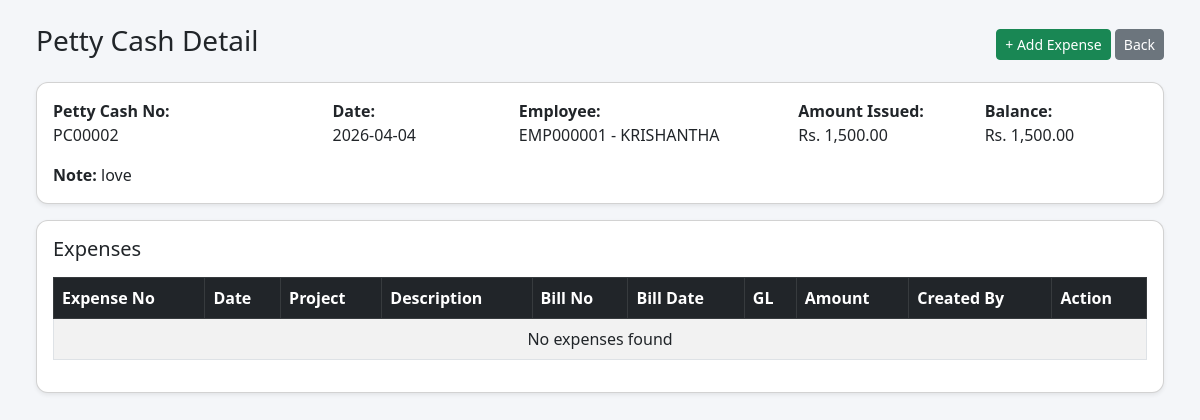
The page /petty-cash/4/ (signed in) on the database as committed earlier.
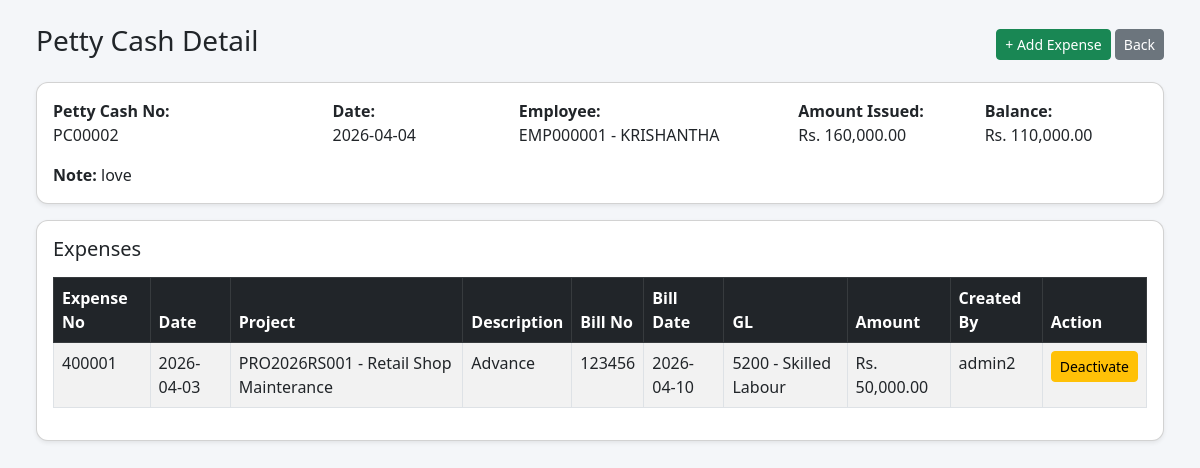
The same page on the database as committed later.
### pos/models.py (models this page shows, shortened)
class ProjectPettyCash(models.Model):
    user = models.ForeignKey(User, on_delete=models.CASCADE, related_name="petty_cash_received")
    employee = models.ForeignKey(
        "Employee",
        on_delete=models.SET_NULL,
        null=True,
        blank=True,
        related_name="petty_cashes"
    )
    petty_cash_no = models.CharField(max_length=50, unique=True)
    issue_date = models.DateField(default=timezone.now)
    amount_issued = models.DecimalField(max_digits=12, decimal_places=2, default=0)
    note = models.TextField(blank=True, null=True)
    created_by = models.ForeignKey(User, on_delete=models.SET_NULL, null=True, related_name="petty_cash_created")
    created_at = models.DateTimeField(auto_now_add=True)
    is_active = models.BooleanField(default=True)
    inactive_at = models.DateTimeField(null=True, blank=True)
    inactive_by = models.ForeignKey(
        User,
        on_delete=models.SET_NULL,
        null=True,
        blank=True,
        related_name="inactive_petty_cash_records"
    )
    inactive_reason = models.TextField(blank=True, null=True)
    updated_at = models.DateTimeField(auto_now=True)
    class Meta:
        ordering = ["-issue_date", "-id"]
    @property
    def total_spent(self):
        total = self.expenses.filter(is_active=True).aggregate(total=models.Sum("amount"))["total"]
        return Decimal(total or 0)
    @property
    def balance(self):
        return Decimal(self.amount_issued or 0) - Decimal(self.total_spent or 0)

class Employee(models.Model):
    user = models.OneToOneField(
        User,
        on_delete=models.SET_NULL,
        null=True,
        blank=True,
        related_name="employee_profile"
    )
    emp_no = models.CharField(max_length=20, unique=True, blank=True, null=True)
    full_name = models.CharField(max_length=150)
    designation = models.CharField(max_length=100, blank=True, null=True)
    address = models.TextField(blank=True, null=True)
    tel = models.CharField(max_length=20, blank=True, null=True)
    petty_cash_limit = models.DecimalField(max_digits=12, decimal_places=2, default=0)
    is_active = models.BooleanField(default=True)
    created_at = models.DateTimeField(auto_now_add=True)
    class Meta:
        ordering = ["emp_no"]

class ProjectPettyCashExpense(models.Model):
    expense_no = models.CharField(max_length=20, unique=True, blank=True, null=True)
    petty_cash = models.ForeignKey(ProjectPettyCash, on_delete=models.CASCADE, related_name="expenses")
    project = models.ForeignKey(Project, on_delete=models.CASCADE, related_name="petty_cash_expenses")
    expense_date = models.DateField(default=timezone.now)
    description = models.CharField(max_length=255)
    gl_account = models.ForeignKey(GLMaster, on_delete=models.SET_NULL, null=True, blank=True)
    bill_no = models.CharField(max_length=100, blank=True, null=True)
    bill_date = models.DateField(blank=True, null=True)
    amount = models.DecimalField(max_digits=12, decimal_places=2, default=0)
    note = models.TextField(blank=True, null=True)
    created_by = models.ForeignKey(User, on_delete=models.SET_NULL, null=True)
    created_at = models.DateTimeField(auto_now_add=True)
    is_active = models.BooleanField(default=True)
    inactive_at = models.DateTimeField(null=True, blank=True)
    inactive_by = models.ForeignKey(
        User,
        on_delete=models.SET_NULL,
        null=True,
        blank=True,
        related_name="inactive_petty_cash_expenses"
    )
    inactive_reason = models.TextField(blank=True, null=True)
    updated_at = models.DateTimeField(auto_now=True)
    class Meta:
        ordering = ["-expense_date", "-id"]

class Project(models.Model):
    PROJECT_TYPE_CHOICES = [
        ("BL", "Building"),
        ("SW", "Swimming Pool"),
        ("RS", "Retail Shop"),
    ]
    project_id = models.CharField(max_length=50, unique=True)
    project_name = models.CharField(max_length=200)
    project_type = models.CharField(max_length=10, choices=PROJECT_TYPE_CHOICES)
    client_name = models.CharField(max_length=200)
    location = models.CharField(max_length=200, blank=True, null=True)
    estimated_value = models.DecimalField(max_digits=12, decimal_places=2, default=0)
    status = models.CharField(max_length=20, default="active")
    created_by = models.ForeignKey(User, on_delete=models.SET_NULL, null=True)
    created_at = models.DateTimeField(auto_now_add=True)
    is_active = models.BooleanField(default=True)
    updated_at = models.DateTimeField(auto_now=True)
    updated_by = models.ForeignKey(
        User,
        on_delete=models.SET_NULL,
        null=True,
        blank=True,
        related_name="updated_projects"
    )
    class Meta:
        ordering = ["-created_at"]

class GLMaster(models.Model):
    GL_TYPE_CHOICES = [
        ("asset", "Asset"),
        ("liability", "Liability"),
        ("equity", "Equity"),
        ("income", "Income"),
        ("expense", "Expense"),
    ]
    gl_code = models.CharField(max_length=50, unique=True)
    gl_name = models.CharField(max_length=200)
    gl_type = models.CharField(max_length=20, choices=GL_TYPE_CHOICES)
    parent_group = models.CharField(max_length=100, blank=True, null=True)
    description = models.TextField(blank=True, null=True)
    is_active = models.BooleanField(default=True)
    class Meta:
        ordering = ["gl_code"]
    def __str__(self):
        return f"{self.gl_code} - {self.gl_name}"

### pos/views.py (the view)
# urls.py: path('petty-cash/<int:petty_cash_id>/', views.petty_cash_detail, name='petty_cash_detail'),
@user_passes_test(can_use_project)
def petty_cash_detail(request, petty_cash_id):
    petty_cash = get_object_or_404(
        ProjectPettyCash.objects.select_related("employee", "user", "created_by"),
        id=petty_cash_id,
        is_active=True
    )
    expenses = petty_cash.expenses.filter(is_active=True).select_related(
        "project", "gl_account", "created_by"
    ).order_by("-expense_date", "-id")
    return render(request, "pos/petty_cash_detail.html", {
        "petty_cash": petty_cash,
        "expenses": expenses,
        "is_owner": is_owner(request.user),
    })

### pos/templatetags/currency_filters.py (called while the page is built)
@register.filter
def money(value):
    try:
        if value in (None, ""):
            value = Decimal("0")
        value = Decimal(str(value))
        return f"{value:,.2f}"
    except (InvalidOperation, ValueError, TypeError):
        return "0.00"

### pos/views.py (called while the page is built)
def is_owner(user):
    return user.is_superuser or user.groups.filter(name__iexact="Owner").exists()

def can_use_project(user):
    return is_owner(user) or is_manager(user) or is_clerk(user) or is_cashier(user)

### pos/templates/pos/petty_cash_detail.html (shortened to what this page needs)
{% load currency_filters %}
<!DOCTYPE html>
<html>
<head>
    <link href="https://cdn.jsdelivr.net/npm/bootstrap@5.3.0/dist/css/bootstrap.min.css" rel="stylesheet">
</head>
<body class="p-4">
<div class="container-fluid">
    <div class="d-flex justify-content-between align-items-center mb-3">
        <h3>Petty Cash Detail</h3>
        <div>
            <a href="{% url 'add_petty_cash_expense' petty_cash.id %}" class="btn btn-success btn-sm">+ Add Expense</a>
            <a href="{% url 'petty_cash_list' %}" class="btn btn-secondary btn-sm">Back</a>
        </div>
    </div>
    <div class="card shadow-sm p-3 mb-3">
        <div class="row">
            <div class="col-md-3">
                <strong>Petty Cash No:</strong><br>
                {{ petty_cash.petty_cash_no }}
            </div>
            <div class="col-md-2">
                <strong>Date:</strong><br>
                {{ petty_cash.issue_date|date:"Y-m-d" }}
            </div>
            <div class="col-md-3">
                <strong>Employee:</strong><br>
                {% if petty_cash.employee %}
                    {{ petty_cash.employee.emp_no }} - {{ petty_cash.employee.full_name }}
                {% else %}
                    -
                {% endif %}
            </div>
            <div class="col-md-2">
                <strong>Amount Issued:</strong><br>
                Rs. {{ petty_cash.amount_issued|money }}
            </div>
            <div class="col-md-2">
                <strong>Balance:</strong><br>
                Rs. {{ petty_cash.balance|money }}
            </div>
        </div>
        <div class="mt-3">
            <strong>Note:</strong> {{ petty_cash.note|default:"-" }}
        </div>
    </div>
    <div class="card shadow-sm p-3">
        <h5 class="mb-3">Expenses</h5>
        <div class="table-responsive">
            <table class="table table-bordered table-striped bg-white">
                <thead class="table-dark">
                    <tr>
                        <th>Expense No</th>
                        <th>Date</th>
                        <th>Project</th>
                        <th>Description</th>
                        <th>Bill No</th>
                        <th>Bill Date</th>
                        <th>GL</th>
                        <th>Amount</th>
                        <th>Created By</th>
                        {% if is_owner %}
                        <th>Action</th>
                        {% endif %}
                    </tr>
                </thead>
                <tbody>
                    {% for e in expenses %}
                    <tr>
                        <td>{{ e.expense_no }}</td>
                        <td>{{ e.expense_date|date:"Y-m-d" }}</td>
                        <td>{{ e.project.project_id }} - {{ e.project.project_name }}</td>
                        <td>{{ e.description }}</td>
                        <td>{{ e.bill_no|default:"-" }}</td>
                        <td>{{ e.bill_date|date:"Y-m-d"|default:"-" }}</td>
                        <td>{{ e.gl_account|default:"-" }}</td>
                        <td>Rs. {{ e.amount|money }}</td>
                        <td>{{ e.created_by.username|default:"-" }}</td>
                        {% if is_owner %}
                        <td>
                            <a href="{% url 'delete_petty_cash_expense' e.id %}"
                               class="btn btn-warning btn-sm"
                               onclick="return confirm('Deactivate this petty cash expense?')">
                               Deactivate
                            </a>
                        </td>
                        {% endif %}
                    </tr>
                    {% empty %}
                    <tr>
                        <td colspan="{% if is_owner %}10{% else %}9{% endif %}" class="text-center">No expenses found</td>
                    </tr>
                    {% endfor %}
                </tbody>
            </table>
        </div>
    </div>
</div>
</body>
</html>

Rows that differ between the two databases and show on the page:
changed ProjectPettyCash "PC00002": amount_issued "1,500.00" → "160,000.00"; balance "1,500.00" → "110,000.00"
added ProjectPettyCashExpense: expense_no "400001", expense_date "2026-04-03", project.project_id "PRO2026RS001", project.project_name "Retail Shop Mainterance", description "Advance", bill_no "123456", bill_date "2026-04-10", gl_account "5200 - Skilled Labour", amount "50,000.00", created_by.username "admin2"
Other text that changed with them:
text no longer shown: "No expenses found"
